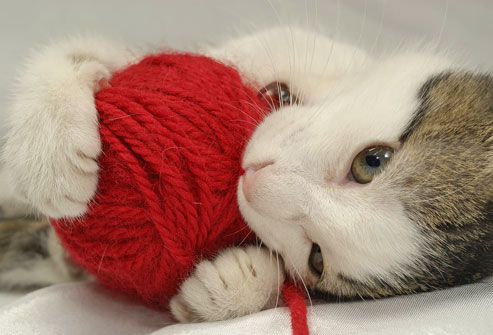
#> input picture data/cat1.jpg, 493 x 335 px, found by its file name
$ python chapter05.py
#> lines starting #> are read from the running program, lines starting #| are printed output that depends on the picture

# coding: utf-8

# # Clustering
# Clustering, or unsupervised learning is a classification method with no class labels. Clustering aims to estimate the labels of the training data.
#

# ## Hierarchical clustering and dendrogram
# Hierarchical clustering makes groups in a specific order. The next step of the algorithm is the merge (or split) of the pervious step. The merge (or split) is implemented using a specific metric, often based on the Euclidean distance. Let's start with the data already generated in chapter 3.

# In[1]:

import numpy as np
import matplotlib.pylab as plt
get_ipython().magic(u'matplotlib inline')
np.random.seed(0)
n=100
X=np.vstack((np.random.multivariate_normal([0,0],[[1,0],[0,1]] ,n),
             np.random.multivariate_normal([3,3],[[1,0],[0,1]] ,n)))
#Y =np.array([0] * n + [1] * n)
#There is no data label
plt.scatter(X[:,0], X[:,1], edgecolors="r")


# ##Fitting hierarchical clustering
# Now we implement agglomerative clustering using the average linkage.

# In[2]:

import scipy.cluster.hierarchy as AHC
X_dist=AHC.distance.pdist(X) #make the pairwise distance
X_linkage=AHC.linkage(X_dist,method="average")
den=AHC.dendrogram(X_linkage,no_labels=True)


# # Fitting K-Means
# The k-means algorithm is one of the most efficient clustering techniques. It starts with some initial value, often $k$ random samples of the observations. Then, iteratively clusters the closest observations to the mean, and then updates the cluster mean accordingly.

# In[3]:

from sklearn import cluster
X_kmeans=cluster.KMeans(n_clusters=2)
X_kmeans.fit(X)
X_labels=X_kmeans.labels_
X_centers=X_kmeans.cluster_centers_


# In[4]:

index=X_labels==0
plt.scatter(X[index,0], X[index,1], edgecolors="r")
plt.scatter(X[~index,0], X[~index,1], edgecolors="b")
plt.scatter(X_centers[:,0], X_centers[:,1], edgecolors="y", facecolor="y",marker="*",s=700)


# ## Image processing application
# Now we try kmeans on the grayscale cat image of chapter 2 and segment the image.

# In[5]:

import matplotlib.pylab as plt
import numpy as np
get_ipython().magic(u'matplotlib inline')
#url=url="http://img.webmd.com/dtmcms/live/webmd/consumer_assets/site_images/articles/health_tools/is_my_cat_normal_slideshow/photolibrary_rf_photo_of_cat_eating_red_yarn.jpg"
img = plt.imread("../data/cat1.jpg")
#> img is the input picture: shape (335, 493, 3); mean R, G, B 167.4, 131.7, 118.1
img_tinted = img * [.27, .72, 0.07]
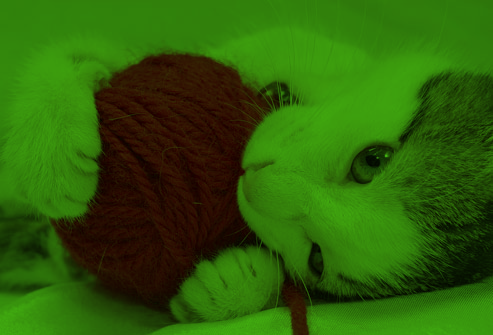
#> img_tinted: shape (335, 493, 3) float64; mean R, G, B 45.2, 94.8, 8.3
cat=np.sum(img_tinted, axis=2)
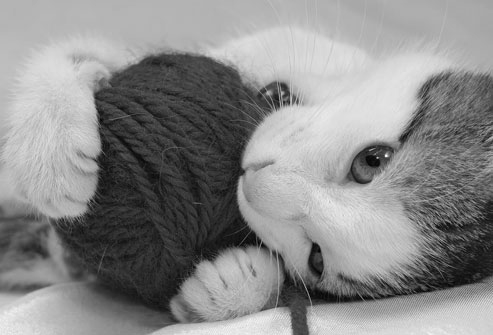
#> cat: shape (335, 493) float64; min 5.76, max 268.2, mean 148.3; drawn with min black and max white
plt.imshow(cat, "gray")
plt.axis("off")


# In[6]:

from sklearn.feature_extraction.image import grid_to_graph
from sklearn.cluster import AgglomerativeClustering as AHC
X=np.reshape(cat,(-1,1))

img_graph=grid_to_graph(*cat.shape)
k=5
ward=AHC(n_clusters=k,linkage="ward",connectivity=img_graph).fit(X)
cat_segment=np.reshape(ward.labels_,cat.shape)
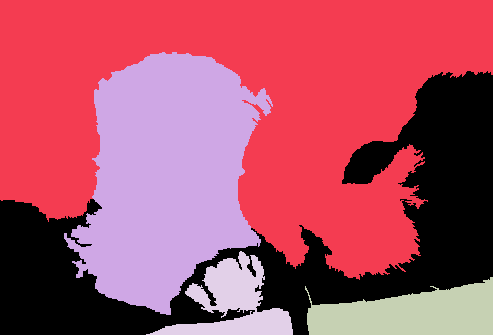
#> cat_segment: shape (335, 493) int64; 5 distinct labels, from 0 to 4; one colour per label, 0 black


# In[7]:

plt.imshow(cat, "gray")
plt.axis("off")
for l in range(k):
    plt.contour(cat_segment==l,contours=1,colors=[plt.cm.spectral(l/float(k)),])
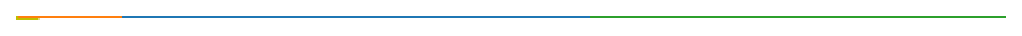
#> figure drawn by matplotlib, 1 panel
